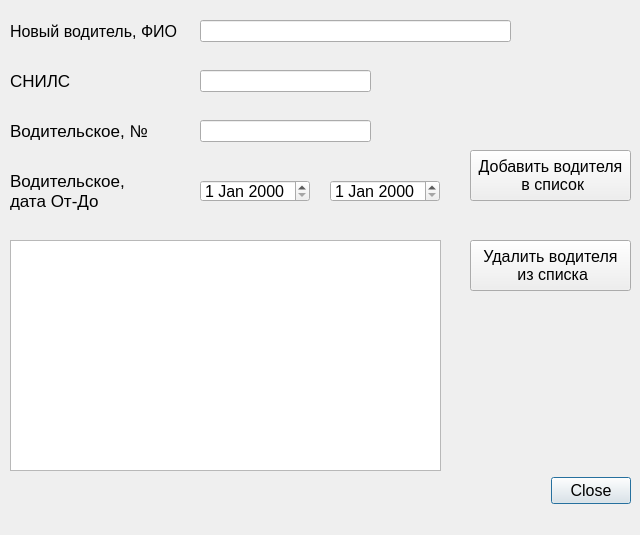
<?xml version="1.0" encoding="UTF-8"?>
<ui version="4.0">
 <class>Dialog</class>
 <widget class="QDialog" name="Dialog">
  <property name="geometry">
   <rect>
    <x>0</x>
    <y>0</y>
    <width>640</width>
    <height>535</height>
   </rect>
  </property>
  <property name="windowTitle">
   <string>Водители</string>
  </property>
  <property name="modal">
   <bool>true</bool>
  </property>
  <widget class="QDialogButtonBox" name="buttonBox">
   <property name="geometry">
    <rect>
     <x>550</x>
     <y>460</y>
     <width>81</width>
     <height>61</height>
    </rect>
   </property>
   <property name="font">
    <font>
     <pointsize>12</pointsize>
    </font>
   </property>
   <property name="orientation">
    <enum>Qt::Horizontal</enum>
   </property>
   <property name="standardButtons">
    <set>QDialogButtonBox::Close</set>
   </property>
  </widget>
  <widget class="QLineEdit" name="new_driver_fio_edit">
   <property name="geometry">
    <rect>
     <x>200</x>
     <y>20</y>
     <width>311</width>
     <height>22</height>
    </rect>
   </property>
   <property name="font">
    <font>
     <pointsize>12</pointsize>
    </font>
   </property>
  </widget>
  <widget class="QLabel" name="label">
   <property name="geometry">
    <rect>
     <x>10</x>
     <y>20</y>
     <width>171</width>
     <height>22</height>
    </rect>
   </property>
   <property name="font">
    <font>
     <pointsize>12</pointsize>
    </font>
   </property>
   <property name="text">
    <string>Новый водитель, ФИО</string>
   </property>
  </widget>
  <widget class="QLabel" name="label_2">
   <property name="geometry">
    <rect>
     <x>10</x>
     <y>70</y>
     <width>61</width>
     <height>22</height>
    </rect>
   </property>
   <property name="font">
    <font>
     <pointsize>13</pointsize>
    </font>
   </property>
   <property name="text">
    <string>СНИЛС</string>
   </property>
  </widget>
  <widget class="QLineEdit" name="new_driver_snils_edit">
   <property name="geometry">
    <rect>
     <x>200</x>
     <y>70</y>
     <width>171</width>
     <height>22</height>
    </rect>
   </property>
   <property name="font">
    <font>
     <pointsize>12</pointsize>
    </font>
   </property>
  </widget>
  <widget class="QLabel" name="label_3">
   <property name="geometry">
    <rect>
     <x>10</x>
     <y>120</y>
     <width>141</width>
     <height>22</height>
    </rect>
   </property>
   <property name="font">
    <font>
     <pointsize>13</pointsize>
    </font>
   </property>
   <property name="text">
    <string>Водительское, №</string>
   </property>
  </widget>
  <widget class="QLineEdit" name="new_driver_license_edit">
   <property name="geometry">
    <rect>
     <x>200</x>
     <y>120</y>
     <width>171</width>
     <height>22</height>
    </rect>
   </property>
   <property name="font">
    <font>
     <pointsize>12</pointsize>
    </font>
   </property>
  </widget>
  <widget class="QLabel" name="label_4">
   <property name="geometry">
    <rect>
     <x>10</x>
     <y>170</y>
     <width>121</width>
     <height>41</height>
    </rect>
   </property>
   <property name="font">
    <font>
     <pointsize>13</pointsize>
    </font>
   </property>
   <property name="text">
    <string>Водительское, 
дата От-До</string>
   </property>
  </widget>
  <widget class="QDateEdit" name="new_driver_start_date">
   <property name="geometry">
    <rect>
     <x>200</x>
     <y>180</y>
     <width>110</width>
     <height>22</height>
    </rect>
   </property>
   <property name="font">
    <font>
     <pointsize>12</pointsize>
    </font>
   </property>
  </widget>
  <widget class="QDateEdit" name="new_driver_end_date">
   <property name="geometry">
    <rect>
     <x>330</x>
     <y>180</y>
     <width>110</width>
     <height>22</height>
    </rect>
   </property>
   <property name="font">
    <font>
     <pointsize>12</pointsize>
    </font>
   </property>
  </widget>
  <widget class="QListWidget" name="drivers_list">
   <property name="geometry">
    <rect>
     <x>10</x>
     <y>240</y>
     <width>431</width>
     <height>231</height>
    </rect>
   </property>
   <property name="font">
    <font>
     <pointsize>12</pointsize>
    </font>
   </property>
  </widget>
  <widget class="QPushButton" name="driver_delete_button">
   <property name="geometry">
    <rect>
     <x>470</x>
     <y>240</y>
     <width>161</width>
     <height>51</height>
    </rect>
   </property>
   <property name="font">
    <font>
     <pointsize>12</pointsize>
    </font>
   </property>
   <property name="text">
    <string>Удалить водителя
 из списка</string>
   </property>
  </widget>
  <widget class="QPushButton" name="driver_save_button">
   <property name="geometry">
    <rect>
     <x>470</x>
     <y>150</y>
     <width>161</width>
     <height>51</height>
    </rect>
   </property>
   <property name="font">
    <font>
     <pointsize>12</pointsize>
    </font>
   </property>
   <property name="text">
    <string>Добавить водителя
 в список</string>
   </property>
  </widget>
 </widget>
 <resources/>
 <connections>
  <connection>
   <sender>buttonBox</sender>
   <signal>accepted()</signal>
   <receiver>Dialog</receiver>
   <slot>accept()</slot>
   <hints>
    <hint type="sourcelabel">
     <x>248</x>
     <y>254</y>
    </hint>
    <hint type="destinationlabel">
     <x>157</x>
     <y>274</y>
    </hint>
   </hints>
  </connection>
  <connection>
   <sender>buttonBox</sender>
   <signal>rejected()</signal>
   <receiver>Dialog</receiver>
   <slot>reject()</slot>
   <hints>
    <hint type="sourcelabel">
     <x>316</x>
     <y>260</y>
    </hint>
    <hint type="destinationlabel">
     <x>286</x>
     <y>274</y>
    </hint>
   </hints>
  </connection>
 </connections>
</ui>
